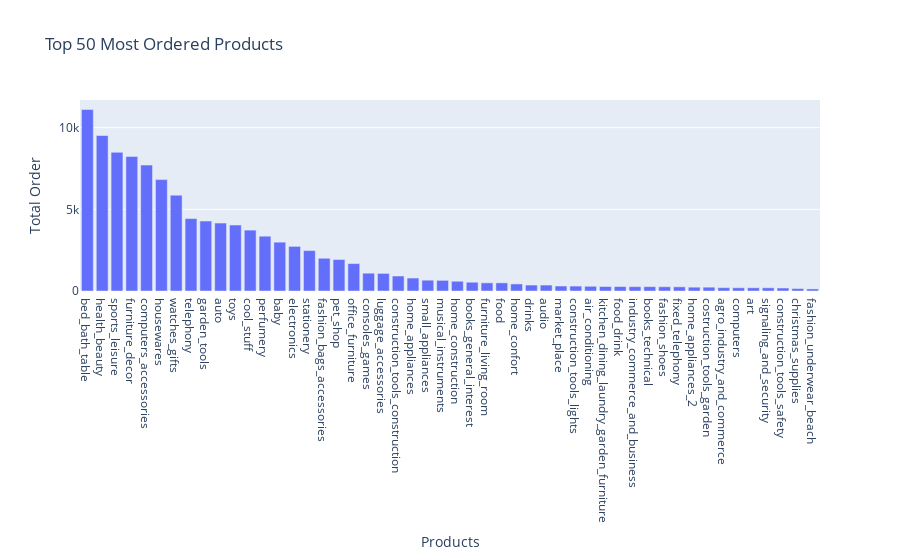

The code cell stored with this chart in its notebook:
### Markdown cell above
### 6) Top 50 Most Ordered Products

### Code cell
temp_6 = df.pivot_table(index='product_category_name_english', values='order_id', aggfunc='count').reset_index().sort_values(by='order_id', ascending=False).head(50)
temp_6

trace6 = [
    go.Bar(
        x=temp_6['product_category_name_english'],
        y=temp_6['order_id'],
    )
]

layout = go.Layout(
        xaxis={
            'type': 'category', 
            'title': 'Products'
        },
        title='Top 50 Most Ordered Products',
        yaxis=dict(title='Total Order')
    )
fig = go.Figure(data=trace6, layout=layout)
iplot(fig)

### Figure 1 — Plotly figure (JSON) as saved in the notebook; plotly's stock layout.template omitted (floating-point values rounded to 4 significant figures)
{"data": [{"type": "bar", "x": ["bed_bath_table", "health_beauty", "sports_leisure", "furniture_decor", "computers_accessories", "housewares", "watches_gifts", "telephony", "garden_tools", "auto", "toys", "cool_stuff", "perfumery", "baby", "electronics", "stationery", "fashion_bags_accessories", "pet_shop", "office_furniture", "consoles_games", "luggage_accessories", "construction_tools_construction", "home_appliances", "small_appliances", "musical_instruments", "home_construction", "books_general_interest", "furniture_living_room", "food", "home_confort", "drinks", "audio", "market_place", "construction_tools_lights", "air_conditioning", "kitchen_dining_laundry_garden_furniture", "food_drink", "industry_commerce_and_business", "books_technical", "fashion_shoes", "fixed_telephony", "home_appliances_2", "costruction_tools_garden", "agro_industry_and_commerce", "computers", "art", "signaling_and_security", "construction_tools_safety", "christmas_supplies", "fashion_underwear_beach"], "y": [11109, 9520, 8490, 8240, 7709, 6819, 5869, 4434, 4282, 4158, 4038, 3727, 3355, 2990, 2731, 2474, 2004, 1926, 1678, 1090, 1077, 918, 792, 662, 652, 597, 537, 499, 499, 432, 365, 363, 305, 302, 289, 274, 271, 266, 265, 260, 256, 234, 234, 206, 199, 197, 197, 183, 150, 127]}], "layout": {"title": {"text": "Top 50 Most Ordered Products"}, "xaxis": {"title": {"text": "Products"}, "type": "category"}, "yaxis": {"title": {"text": "Total Order"}}}}
